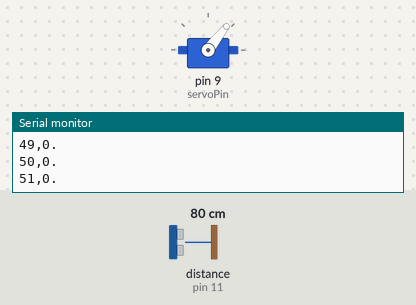
Recording of a sketch running on a simulated Arduino Uno, built with avr-gcc and run on an emulated ATmega328P. On the bench: servo, the last lines printed to the serial monitor. Wiring (inferred from the names in the program): ultrasonic range finder: trigger pin 10; echo pin 11. The inputs (shaded band) are chosen by the test bench; at power-on: distance to the obstacle (sensor on pin 11) 80 cm. The echo pulse lasts 58.3 µs per cm.

Above: at 1.2 s.
1.3 s: distance to the obstacle (sensor on pin 11) set to 2 cm
At 1.75 s:
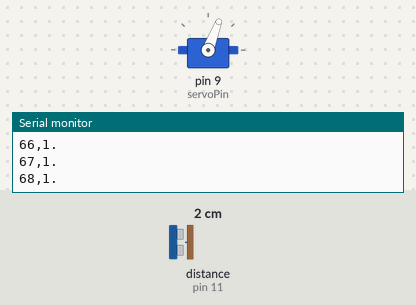
4.3 s: distance to the obstacle (sensor on pin 11) set to 4 cm
At 4.86 s:
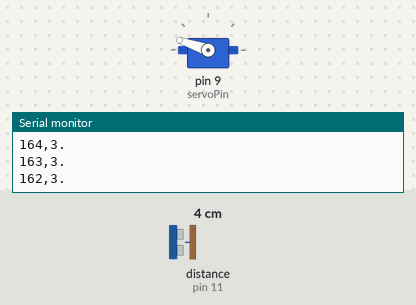
Timing chart, 0 to 13.3 s (numbered marks = the images above; inputs shaded):
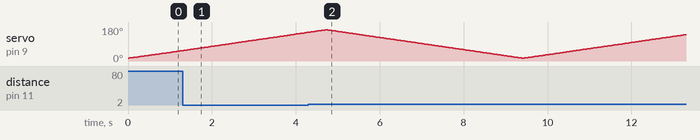

The sketch:

Servomountedultrasonicradar.ino
```cpp
#include <Servo.h>

// Hardware Pin Configurations
const int trigPin = 10;
const int echoPin = 11;
const int servoPin = 9;

Servo myServo;

void setup() {
  pinMode(trigPin, OUTPUT);
  pinMode(echoPin, INPUT);
  Serial.begin(9600);
  myServo.attach(servoPin);
}

void loop() {
  // 1. Sweep forward from 15 to 165 degrees
  for (int angle = 15; angle <= 165; angle++) {
    takeRadarReading(angle);
  }

  // 2. Sweep backward from 165 to 15 degrees
  for (int angle = 165; angle >= 15; angle--) {
    takeRadarReading(angle);
  }
}

// Function that handles moving, measuring, and reporting data
void takeRadarReading(int angle) {
  myServo.write(angle);
  delay(30); // Gives time for servo to reach position

  int distance = calculateDistance();

  // Send data to the computer (Format: Angle,Distance.)
  Serial.print(angle);
  Serial.print(",");
  Serial.print(distance);
  Serial.println(".");
}

// Function to calculate distance using the HC-SR04 ultrasonic sensor
int calculateDistance() {
  // Clear the trigger pin
  digitalWrite(trigPin, LOW);
  delayMicroseconds(2);

  // Send a 10-microsecond sonic pulse to trigger pin
  digitalWrite(trigPin, HIGH);
  delayMicroseconds(10);
  digitalWrite(trigPin, LOW);

  // Measure how long it took for the echo to bounce back
  long duration = pulseIn(echoPin, HIGH, 2000);

  // Convert time into distance (cm) based on the speed of sound(0.034cm/us)
  return duration * 0.034 / 2;
}
```
